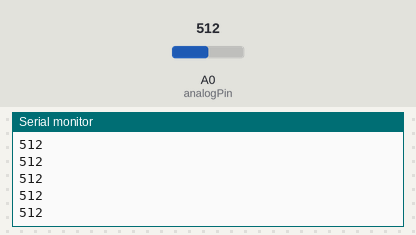
A sketch run on a simulated Arduino Uno, built with avr-gcc and run on an emulated ATmega328P. Shown: the last lines printed to the serial monitor. The test bench sets the inputs (shaded band); at power-on: A0 (analogPin) = 512.

Above: at 1.2 s.
1.3 s: A0 (analogPin) set to 716
At 1.56 s:
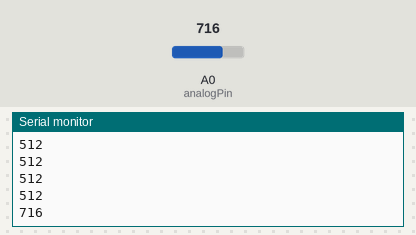
2.8 s: A0 (analogPin) set to 900
At 2.96 s:
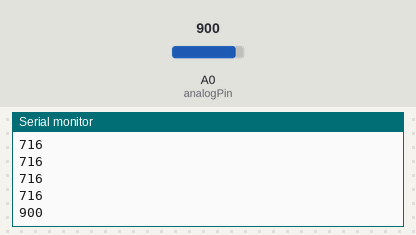
Timing chart, 0 to 5.8 s (numbered marks = the images above; inputs shaded):
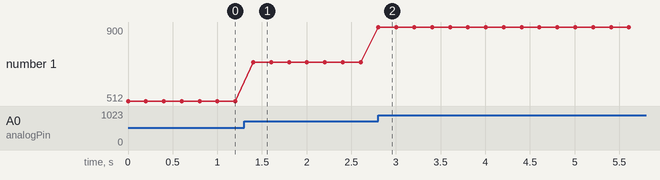

The sketch:

readEncoder.ino
```cpp
/*
  AnalogReadtoSerial
  Reads an analog input on pin A0, prints the result to the serial monitor.
*/
int analogPin = 0;
int sensorValue = 0;

// the setup routine runs once when you press reset:
void setup() {
  // initialize serial communication at 9600 bits per second:
  Serial.begin(9600);
}

// the loop routine runs over and over again forever:
void loop() {
  // read the input on analog pin 0:
  sensorValue = analogRead(analogPin);
  // print out the value you read:
  Serial.println(sensorValue);
  delay(200);        // delay in between reads for stability
}
```

Measured:
- after the input at 1.3 s, the serial monitor: prints a new line after 0.10 s (image 1)
- after the input at 2.8 s, the serial monitor: prints a new line at once (image 2)
- plotted number 1: 512 → 716 after the input at 1.3 s, 716 → 900 after the input at 2.8 s
